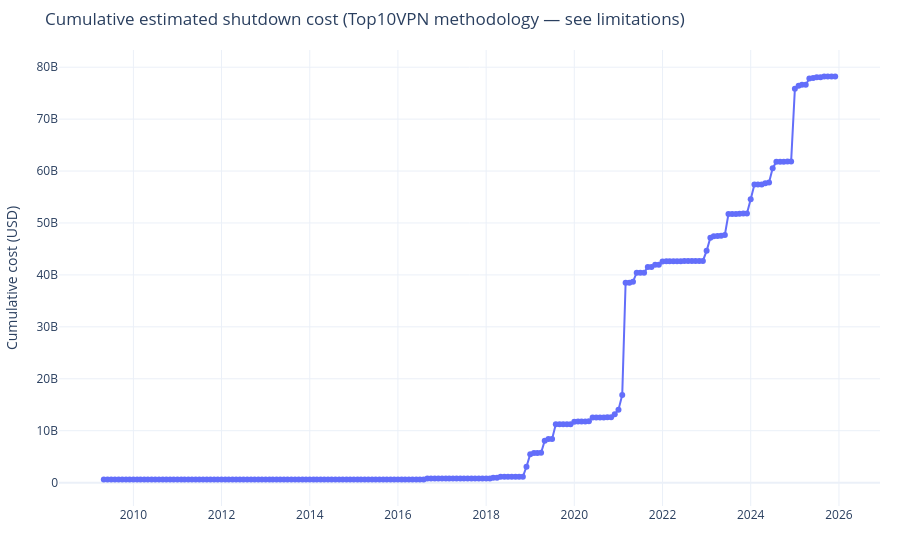

Notebook source saved alongside this figure:
### Markdown cell above
**Cumulative cost — same series, dollar-weighted.**

### Code cell
time_series(df_viz, metric="cumulative_cost").show()

### Figure 1 — Plotly figure (JSON) as saved in the notebook; plotly's stock layout.template omitted (floating-point values rounded to 4 significant figures; data arrays with more than 128 entries replaced by an {"elided": "..."} marker saying what was removed)
{"data": [{"hovertemplate": "=%{x}<br>Cumulative cost (USD)=%{y}<extra></extra>", "legendgroup": "", "line": {"color": "#636efa", "dash": "solid", "width": 2}, "marker": {"symbol": "circle"}, "mode": "lines+markers", "name": "", "orientation": "v", "showlegend": false, "type": "scatter", "x": {"elided": "200 str values"}, "xaxis": "x", "y": {"elided": "200 float values"}, "yaxis": "y"}], "layout": {"legend": {"tracegroupgap": 0}, "margin": {"b": 40, "l": 50, "r": 20, "t": 50}, "title": {"text": "Cumulative estimated shutdown cost (Top10VPN methodology — see limitations)"}, "xaxis": {"anchor": "y", "domain": [0.0, 1.0], "title": {"text": ""}}, "yaxis": {"anchor": "x", "domain": [0.0, 1.0], "title": {"text": "Cumulative cost (USD)"}}}}
